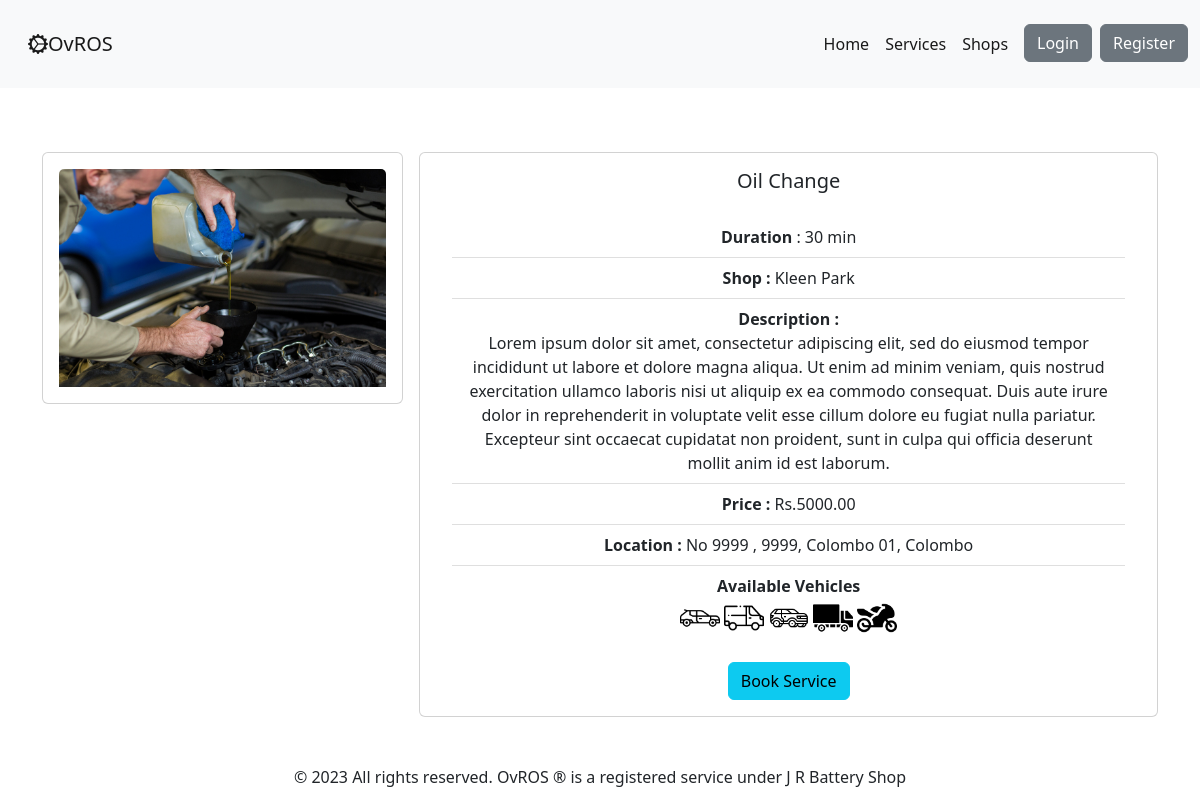
The app's page /service/service/2, older data.
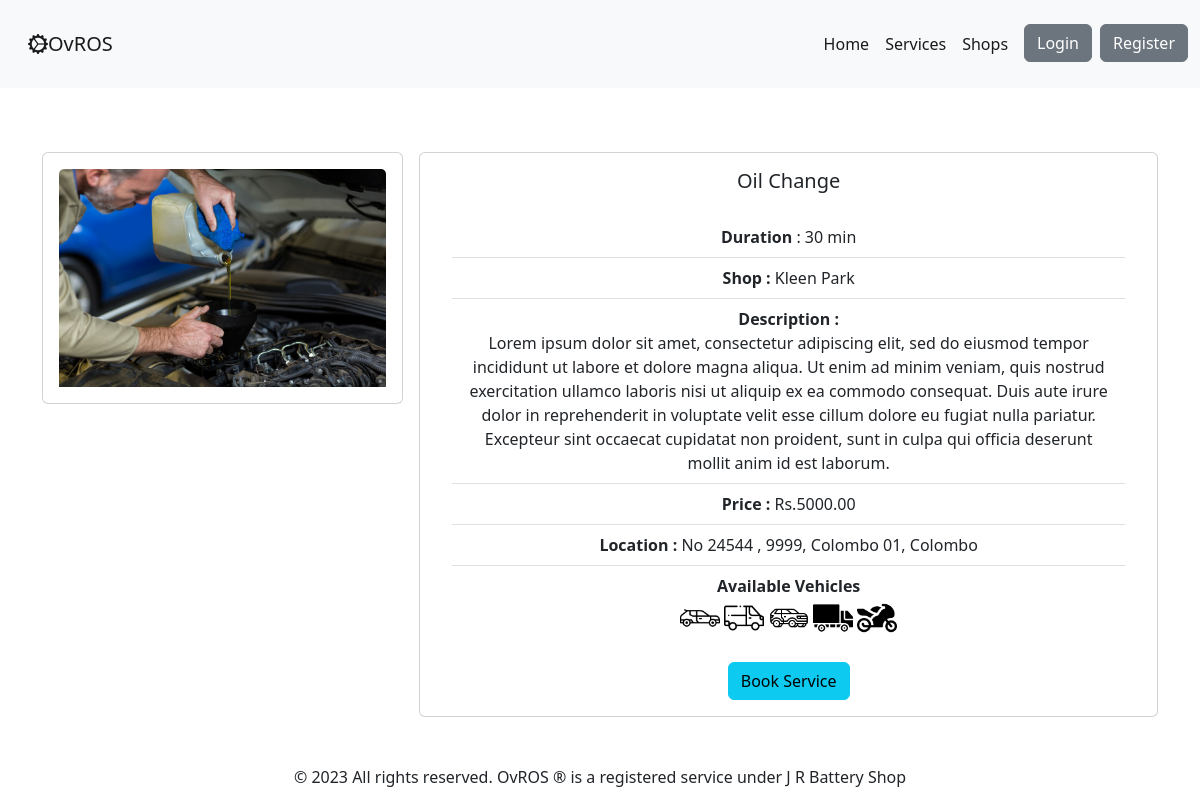
The same page, newer data.
### ovros_service_module/models.py (models this page shows, shortened)
class Service(models.Model):
    shop = models.ForeignKey(to=ShopProfile, on_delete=models.CASCADE)
    service_name = models.CharField(max_length=100)
    service_image = models.ImageField(upload_to='images/service_img', blank=True)
    service_description = models.CharField(max_length=500, default='', blank=True)
    service_price = models.DecimalField(max_digits=10, decimal_places=2)
    service_duration = models.CharField(max_length=5)
    is_for_car = models.BooleanField(verbose_name="Available for car", default=False)
    is_for_van = models.BooleanField(verbose_name="Available for van", default=False)
    is_for_suv = models.BooleanField(verbose_name="Available for suv", default=False)
    is_for_lorry = models.BooleanField(verbose_name="Available for lorry", default=False)
    is_for_bike = models.BooleanField(verbose_name="Available for bike", default=False)
    is_for_long_vehicle = models.BooleanField(verbose_name="Available for bike", default=False)
    service_availability = models.BooleanField(
        verbose_name="Service availability",
        default=False,
        help_text="is service available currently"
    )
    date_created = models.DateField(auto_now_add=True)
    date_updated = models.DateField(auto_now=True)

### ovros_user_module/models.py (models this page shows, shortened)
class ShopProfile(models.Model):
    user = models.OneToOneField(settings.AUTH_USER_MODEL, on_delete=models.CASCADE)
    user_role = models.CharField('Type', max_length=40, choices=Types.choices, default=Types.USER_SHOP)
    shop_name = models.CharField(max_length=100, help_text="Service Shop name")
    shop_profile_img = models.ImageField(upload_to='shops/profile_images', null=True, blank=True,
                                         default="shops/shop_profile_default.jpg")
    shop_address_no = models.CharField(
        max_length=200,
        help_text="Service Shop address Number",
    )
    shop_address_street = models.CharField(
        max_length=200,
        help_text="Service Shop address street",
    )
    shop_address_city = models.CharField(
        choices=DISTRICTS_CITY,
        max_length=200,
        help_text="Service Shop address city",
    )
    shop_address_district = models.CharField(
        choices=DISTRICTS,
        max_length=200,
        help_text="Service Shop address district",
    )
    shop_contact = models.CharField(max_length=10, help_text="eg: 07xxxxxxxx")
    shop_email = models.CharField(max_length=100, help_text="shop email address", blank=True)
    def get_full_address(self):
        return f'No {self.shop_address_no} , ' \
               f'{self.shop_address_street}, ' \
               f'{self.shop_address_city}, ' \
               f'{self.shop_address_district}'

### ovros_service_module/views.py (the view)
# urls.py: path('service/<service_id>', views.service_detail, name='service_detail'),
def service_detail(request, service_id):
    if request.user.is_authenticated:
        user_profile_role = request.session['profile_data']['profile_data']['profile_role']
        print(service_id, '  ', user_profile_role)
    else:
        user_profile_role = "USER_CUSTOMER"
    service = Service.objects.get(id=service_id)
    return render(request, 'services/service_detail.html',
                  {'service': service,
                   'user_role': user_profile_role
                   })

### ovros_user_module/context_processors.py (called while the page is built)
def profile_data(request):
    return {'profile_data': ProfileData(request)}

### templates/services/service_detail.html (shortened to what the changed rows need)
{% extends 'base.html' %}
{% load static %}
{% block content %}
    <section id="ovros-service">
        <div class="container">
            <div class="row my-5 g-3">
                <div class="col-12 col-md-6 col-lg-4">
                    <div class="card">
                        <div class="card-body text-center">
                            {% if service.service_image is None %}
                                <img src="{% static 'images/card-header-default.jpg' %}" class="card-img-top"
                                     alt="...">
                            {% else %}
                                <img src="{{ service.service_image.url }}" class="card-img-top" alt="...">
                            {% endif %}
                        </div>
                    </div>
                </div>
                <div class="col-12 col-md-6 col-lg-8">
                    <div class="card">
                        <div class="card-body text-center">
                            <h5 class="card-title">{{ service.service_name }}</h5>
                            <div class="card-body ">
                                <div class="list-group">
                                    <ul class="list-group list-group-flush">
                                        <li class="list-group-item"><strong>Duration</strong>
                                            : {{ service.service_duration }} min
                                        </li>
                                        <li class="list-group-item"><strong>Shop
                                            : </strong>{{ service.shop.shop_name }}</li>
                                        <li class="list-group-item"><strong>Description
                                            :</strong> <br>{{ service.service_description }}</li>
                                        <li class="list-group-item"><strong>Price
                                            :</strong> <span>Rs.</span>{{ service.service_price }}</li>
                                        <li class="list-group-item"><strong>Location
                                            :</strong> {{ service.shop.get_full_address }}</li>
                                        <li class="list-group-item"><strong>Available Vehicles </strong>
                                            <div>
                                            </div>
                                        </li>
                                    </ul>
                                </div>
                            </div>
                            {% if user_role == "USER_CUSTOMER" %}
                                <a href="{% url 'add_booking' service.id %}" class="btn btn-info ">Book Service</a>
                            {% endif %}
                        </div>
                    </div>
                </div>
            </div>
        </div>
    </section>
{% endblock %}

Row changes from the older to the newer data that the page shows:
changed through a linked row, Service "Oil Change": shop.get_full_address "No 9999 , 9999, Colombo 01, Colombo" → "No 24544 , 9999, Colombo 01, Colombo"
